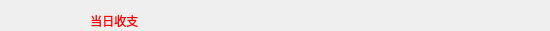
  <widget class="QWidget" name="WindTitle" native="true">
   <property name="geometry">
    <rect>
     <x>20</x>
     <y>30</y>
     <width>550</width>
     <height>31</height>
    </rect>
   </property>
   <property name="minimumSize">
    <size>
     <width>550</width>
     <height>31</height>
    </size>
   </property>
   <property name="maximumSize">
    <size>
     <width>550</width>
     <height>31</height>
    </size>
   </property>
   <widget class="QWidget" name="layoutWidget_4">
    <property name="geometry">
     <rect>
      <x>0</x>
      <y>0</y>
      <width>541</width>
      <height>41</height>
     </rect>
    </property>
    <layout class="QHBoxLayout" name="horizontalLayout_11">
     <item>
      <widget class="QLabel" name="labelIcon_3">
       <property name="minimumSize">
        <size>
         <width>31</width>
         <height>31</height>
        </size>
       </property>
       <property name="maximumSize">
        <size>
         <width>31</width>
         <height>31</height>
        </size>
       </property>
       <property name="text">
        <string/>
       </property>
       <property name="alignment">
        <set>Qt::AlignCenter</set>
       </property>
      </widget>
     </item>
     <item>
      <widget class="QLabel" name="labelText_3">
       <property name="minimumSize">
        <size>
         <width>200</width>
         <height>31</height>
        </size>
       </property>
       <property name="maximumSize">
        <size>
         <width>1000</width>
         <height>31</height>
        </size>
       </property>
       <property name="styleSheet">
        <string notr="true">color: rgb(0, 170, 255);
font: 16pt &quot;隶书&quot;;
color: qlineargradient(spread:pad, x1:0, y1:0, x2:1, y2:0, stop:0 rgba(255, 0, 0, 255), stop:0.166 rgba(255, 255, 0, 255), stop:0.333 rgba(0, 255, 0, 255), stop:0.5 rgba(0, 255, 255, 255), stop:0.666 rgba(0, 0, 255, 255), stop:0.833 rgba(255, 0, 255, 255), stop:1 rgba(255, 0, 0, 255));</string>
       </property>
       <property name="text">
        <string>                当日收支</string>
       </property>
      </widget>
     </item>
    </layout>
   </widget>
  </widget>
